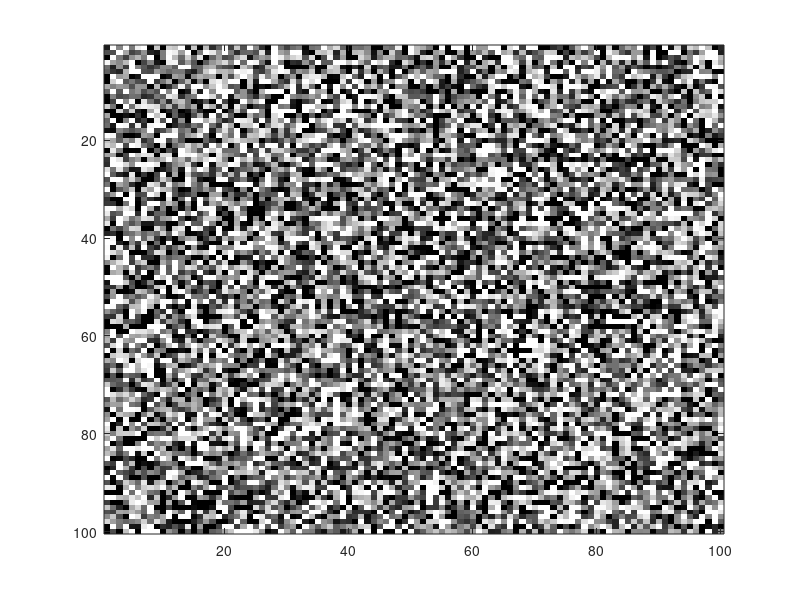

Reproduce this figure in MATLAB.
par = 1; % parity: 1 or -1
dir = 1; % direction: 1 or -1
cor = 0.5; % correlation
jump = 5;

theta = asin(2*cor)/2; % calculate theta based on correlation

x = 100;
y = 100;
z = 100;

G = randn(y,x,z);
c = cos(theta)*G + par*sin(theta)*circshift(G,[0 dir*jump 1]);

figure;
for t = 1:z
    imagesc(c(:,:,t));
    colormap('gray');
    set(gca,'clim',[-1 1]);
    drawnow;
    pause(.05);
end